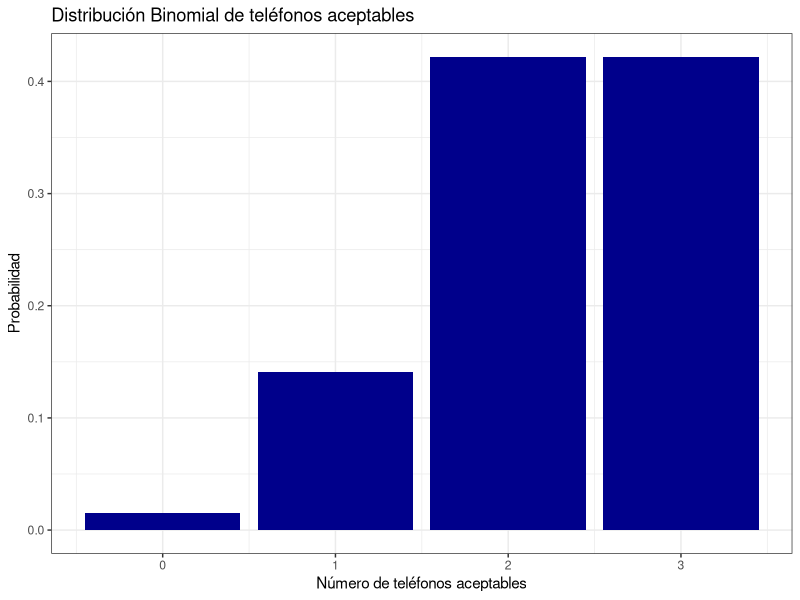
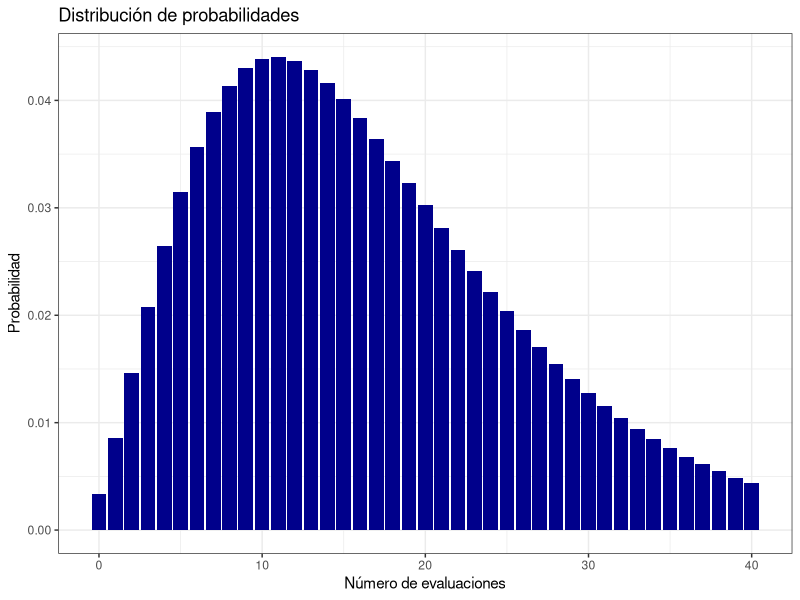
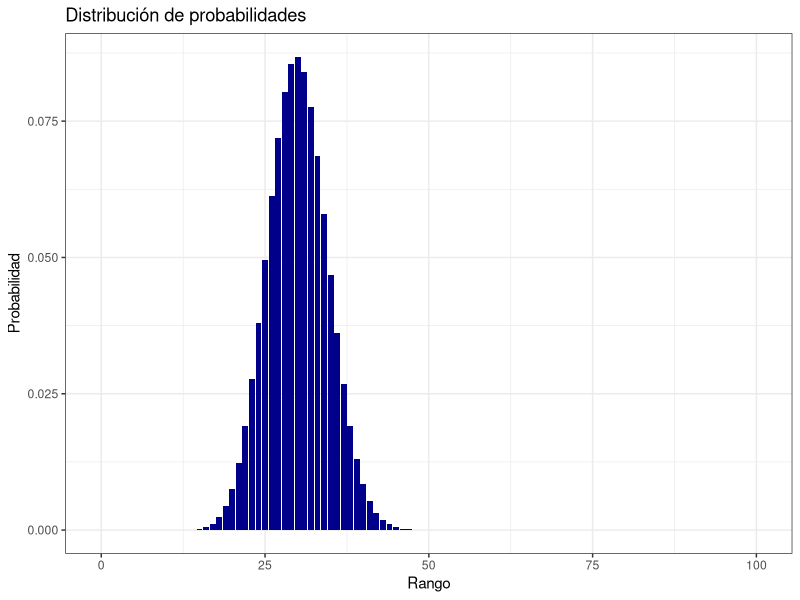
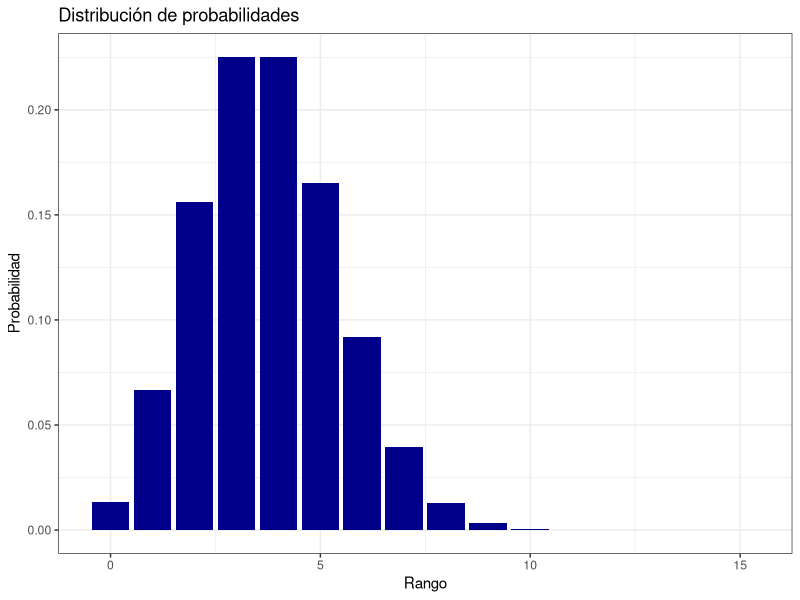

These figures' R source, in order:
## ---- chunk 1
# a) La distribución es binomial y el tipo de variable es aleatoria discreta

ensayos = 3
probabilidad = 0.75

# b) 
pmf_binomial <- function(n, k, p) {
  choose(n, k) * (p^k) * ((1-p)^(n-k))
}
probabilidades = sapply(0:ensayos, function(k) pmf_binomial(ensayos, k, probabilidad))

# c)
for (k in 0:ensayos) {
  print(paste("Probabilidad de", k, "teléfonos aceptables:", round(probabilidades[k+1], 4)))
}

library(ggplot2)
datos = data.frame(x = 0:ensayos, y = probabilidades)
grafico <- ggplot(datos, aes(x=x, y=y)) + 
  geom_bar(stat="identity", fill="blue4") +
  labs(title="Distribución Binomial de teléfonos aceptables", x="Número de teléfonos aceptables", y="Probabilidad") +
  theme_bw()
print(grafico)
## ---- chunk 2

# a) se utiliza la distribución de Bernoulli y el tipo de variable aleatoria es discreta 

probabilidad = 0.15
r = 3

# b)
Prob6 = 1 - pnbinom(q = 2, size = r, prob = probabilidad)
print(paste("La probabilidad es de:", Prob6))

# c) 
esperanza = r/probabilidad
print(paste("La cantidad de casos necesarios es:", round(esperanza)))

# d)
distribucion = dnbinom(x=0:40, size=3, prob=0.15)
datos = data.frame(x=0:40, y=distribucion)
grafico <- ggplot(datos, aes(x=x, y=y)) + 
  geom_bar(stat="identity", fill="blue4") +
  labs(title="Distribución de probabilidades", x="Número de evaluaciones", y="Probabilidad") +
  theme_bw()
print(grafico)
## ---- chunk 3
# se usa distribución binomial con una variable aleatoria discreta

probabilidad = 0.3
tamaño = 100

# a)
prob_a = dbinom(25, tamaño, probabilidad)
print(paste("Probabilidad a):", prob_a))

# b)
prob_b = 1 - sum(dbinom(0:40, tamaño, probabilidad))
print(paste("Probabilidad b):", prob_b))

# c)
esperanza = tamaño * probabilidad
print(paste("Número esperado c):", esperanza))

# d)
distribucion = dbinom(0:tamaño, tamaño, probabilidad)
datos = data.frame(x=0:tamaño, y=distribucion)
grafico <- ggplot(datos, aes(x=x, y=y)) + 
  geom_bar(stat="identity", fill="blue4") +
  labs(title="Distribución de probabilidades", x="Rango", y="Probabilidad") +
  theme_bw()
print(grafico)
## ---- chunk 4
# a) se usa distribución de Bernoulli y la variable aleatoria es discreta

probabilidad = 0.25
tamaño = 15

# b)
prob_b = dbinom(2, tamaño, probabilidad)
print(paste("Probabilidad b):", prob_b))

# c)
prob_c = 1 - sum(dbinom(0:2, tamaño, probabilidad))
print(paste("Probabilidad c):", prob_c))

# d)
distribucion = dbinom(0:tamaño, tamaño, probabilidad)
datos = data.frame(x=0:tamaño, y=distribucion)
grafico <- ggplot(datos, aes(x=x, y=y)) + 
  geom_bar(stat="identity", fill="blue4") +
  labs(title="Distribución de probabilidades", x="Rango", y="Probabilidad") +
  theme_bw()
print(grafico)

## ---- chunk 5
# a) se sigue la distribución de Poisson y la variable aleatoria es discreta

lambda = 6

# b)
prob_b = dpois(3, lambda)
print(paste("Probabilidad b):", prob_b))

# c)
prob_c = ppois(5, lambda)
print(paste("Probabilidad c):", prob_c))
